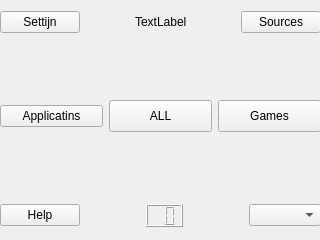
<?xml version="1.0" encoding="UTF-8"?>
<ui version="4.0">
 <class>MainWindow</class>
 <widget class="QMainWindow" name="MainWindow">
  <property name="geometry">
   <rect>
    <x>0</x>
    <y>0</y>
    <width>320</width>
    <height>240</height>
   </rect>
  </property>
  <property name="minimumSize">
   <size>
    <width>320</width>
    <height>240</height>
   </size>
  </property>
  <property name="windowTitle">
   <string>MainWindow</string>
  </property>
  <widget class="QWidget" name="centralwidget">
   <widget class="QWidget" name="verticalLayoutWidget">
    <property name="geometry">
     <rect>
      <x>0</x>
      <y>0</y>
      <width>321</width>
      <height>241</height>
     </rect>
    </property>
    <layout class="QVBoxLayout" name="verticalLayout">
     <item>
      <layout class="QHBoxLayout" name="horizontalLayout">
       <item>
        <widget class="QPushButton" name="pBtn_settings">
         <property name="text">
          <string>Settijn</string>
         </property>
        </widget>
       </item>
       <item>
        <spacer name="hS_mainBar1">
         <property name="orientation">
          <enum>Qt::Horizontal</enum>
         </property>
         <property name="sizeHint" stdset="0">
          <size>
           <width>40</width>
           <height>20</height>
          </size>
         </property>
        </spacer>
       </item>
       <item>
        <widget class="QLabel" name="label_tdate">
         <property name="text">
          <string>TextLabel</string>
         </property>
        </widget>
       </item>
       <item>
        <spacer name="hS_mainBar2">
         <property name="orientation">
          <enum>Qt::Horizontal</enum>
         </property>
         <property name="sizeHint" stdset="0">
          <size>
           <width>40</width>
           <height>20</height>
          </size>
         </property>
        </spacer>
       </item>
       <item>
        <widget class="QPushButton" name="pBtn_SourcesRight">
         <property name="sizePolicy">
          <sizepolicy hsizetype="Minimum" vsizetype="Fixed">
           <horstretch>0</horstretch>
           <verstretch>0</verstretch>
          </sizepolicy>
         </property>
         <property name="text">
          <string>Sources</string>
         </property>
        </widget>
       </item>
      </layout>
     </item>
     <item>
      <spacer name="vSpacerAbove">
       <property name="orientation">
        <enum>Qt::Vertical</enum>
       </property>
       <property name="sizeType">
        <enum>QSizePolicy::Minimum</enum>
       </property>
       <property name="sizeHint" stdset="0">
        <size>
         <width>20</width>
         <height>50</height>
        </size>
       </property>
      </spacer>
     </item>
     <item>
      <layout class="QHBoxLayout" name="horizontalLayout_2">
       <item>
        <widget class="QPushButton" name="pBtn_applications">
         <property name="text">
          <string>Applicatins</string>
         </property>
        </widget>
       </item>
       <item>
        <widget class="QPushButton" name="pBtn_all">
         <property name="minimumSize">
          <size>
           <width>32</width>
           <height>32</height>
          </size>
         </property>
         <property name="text">
          <string>ALL</string>
         </property>
        </widget>
       </item>
       <item>
        <widget class="QPushButton" name="pBtn_games">
         <property name="minimumSize">
          <size>
           <width>32</width>
           <height>32</height>
          </size>
         </property>
         <property name="text">
          <string>Games</string>
         </property>
        </widget>
       </item>
      </layout>
     </item>
     <item>
      <spacer name="vSpacer2">
       <property name="orientation">
        <enum>Qt::Vertical</enum>
       </property>
       <property name="sizeType">
        <enum>QSizePolicy::Minimum</enum>
       </property>
       <property name="sizeHint" stdset="0">
        <size>
         <width>20</width>
         <height>55</height>
        </size>
       </property>
      </spacer>
     </item>
     <item>
      <layout class="QHBoxLayout" name="horizontalLayout_3">
       <item>
        <widget class="QPushButton" name="pBtn_help">
         <property name="text">
          <string>Help</string>
         </property>
        </widget>
       </item>
       <item>
        <spacer name="hS_2_n1">
         <property name="orientation">
          <enum>Qt::Horizontal</enum>
         </property>
         <property name="sizeHint" stdset="0">
          <size>
           <width>40</width>
           <height>20</height>
          </size>
         </property>
        </spacer>
       </item>
       <item>
        <widget class="QLCDNumber" name="num_apps_2_inUninstall">
         <property name="sizePolicy">
          <sizepolicy hsizetype="Minimum" vsizetype="Minimum">
           <horstretch>0</horstretch>
           <verstretch>0</verstretch>
          </sizepolicy>
         </property>
         <property name="autoFillBackground">
          <bool>false</bool>
         </property>
         <property name="numDigits">
          <number>2</number>
         </property>
         <property name="digitCount">
          <number>2</number>
         </property>
         <property name="intValue" stdset="0">
          <number>0</number>
         </property>
        </widget>
       </item>
       <item>
        <spacer name="hS_2_n2">
         <property name="orientation">
          <enum>Qt::Horizontal</enum>
         </property>
         <property name="sizeHint" stdset="0">
          <size>
           <width>40</width>
           <height>20</height>
          </size>
         </property>
        </spacer>
       </item>
       <item>
        <widget class="QComboBox" name="comboBox_accounts"/>
       </item>
      </layout>
     </item>
    </layout>
   </widget>
  </widget>
 </widget>
 <tabstops>
  <tabstop>pBtn_settings</tabstop>
  <tabstop>pBtn_SourcesRight</tabstop>
  <tabstop>pBtn_applications</tabstop>
  <tabstop>pBtn_all</tabstop>
  <tabstop>pBtn_games</tabstop>
  <tabstop>pBtn_help</tabstop>
  <tabstop>comboBox_accounts</tabstop>
 </tabstops>
 <resources/>
 <connections/>
</ui>
